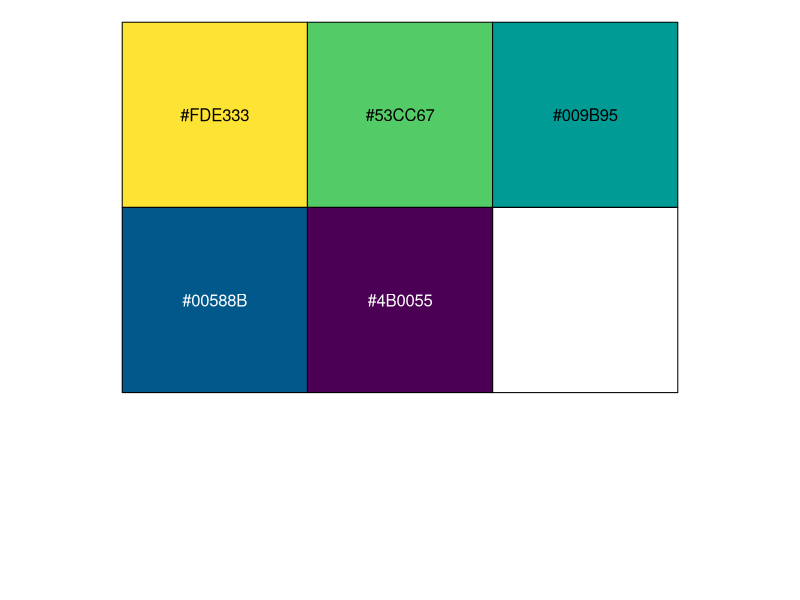
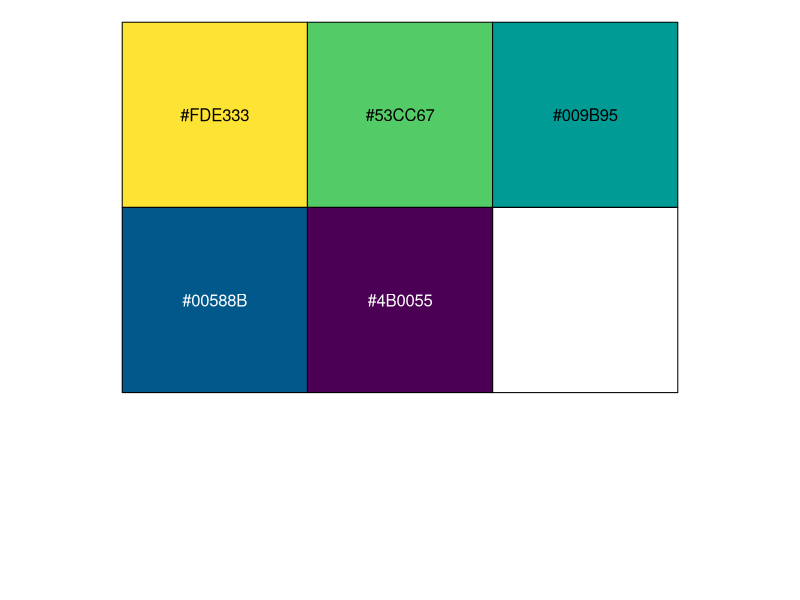
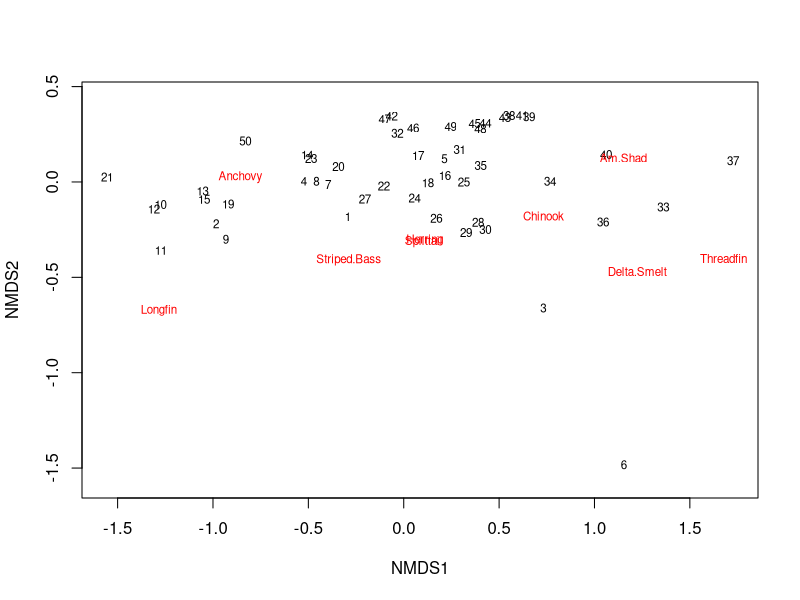
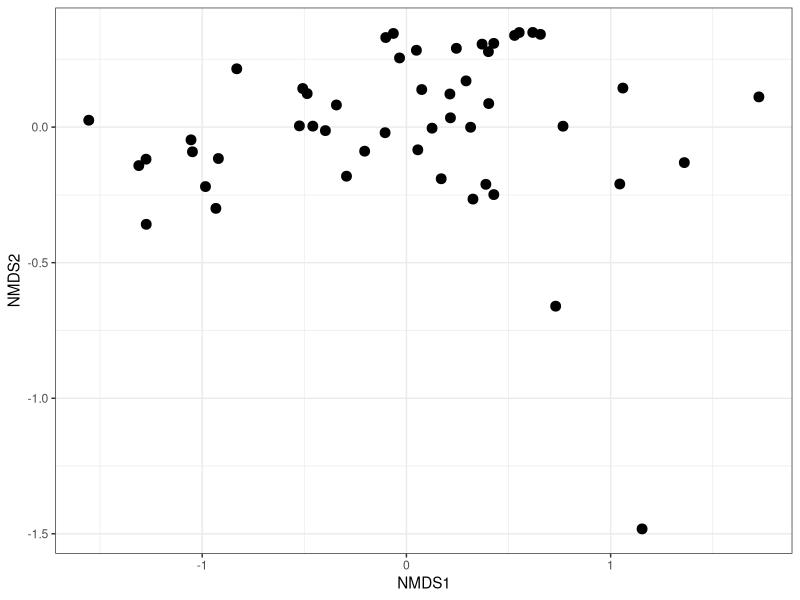
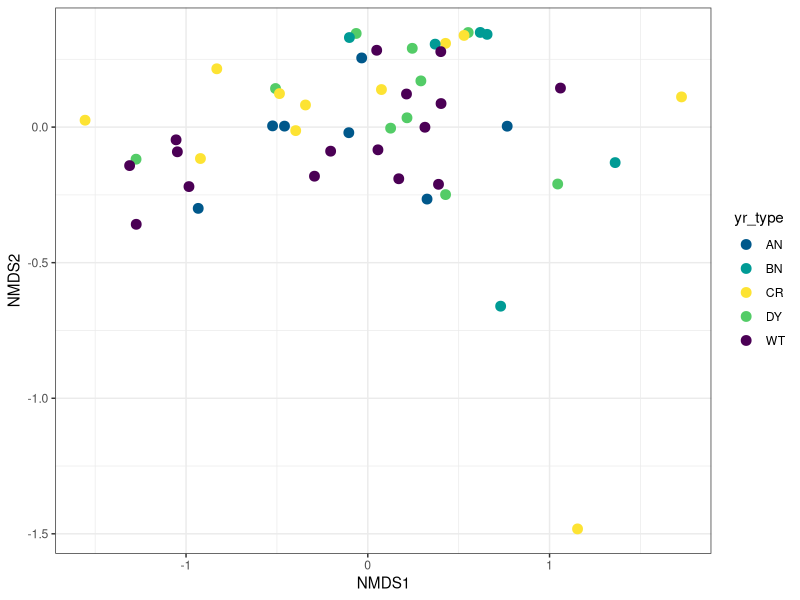
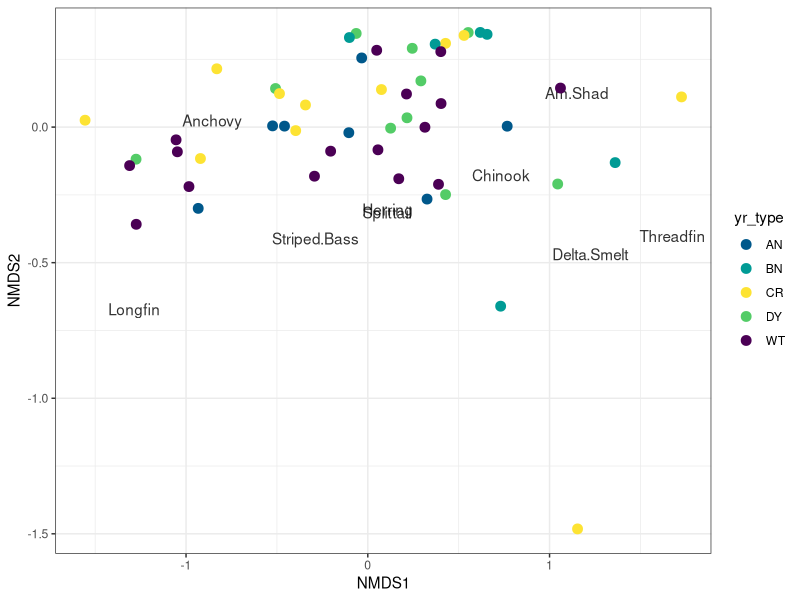
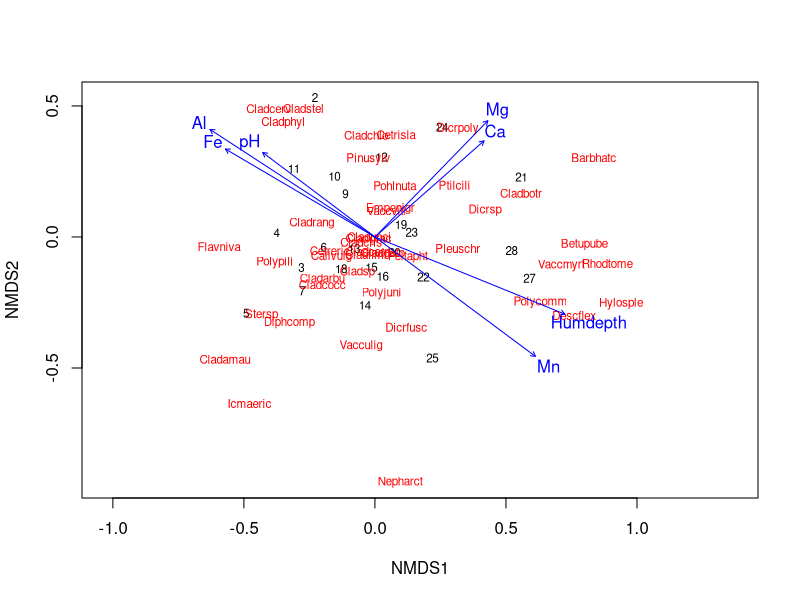

Source code (R) for these figures, in order:
# Pete Nelson, PhD
# Department of Water Resources
# project: drought traits (special studies)
# purpose: analysis of FMWT (fish) data
# created: 2022-09-02
# last modified: 2022-12-06

# get started -----
rm(list= ls()[!(ls() %in% c("fmwt1", "spp_occ",    # indices & freq of occurrence
                            "index_stations",
                            "year_types"))])  # station location

library(tidyverse)
library(readxl)
library(scales)

pal_yrtype <- c("Critical" = "#FDE333", "Dry" = "#53CC67", "Below Normal" = "#009B95","Above Normal" = "#00588B", "Wet" = "#4B0055")
show_col(pal_yrtype)
pal_yrtype2 <- c("CR" = "#FDE333", "DY" = "#53CC67", "BN" = "#009B95","AN" = "#00588B", "WT" = "#4B0055")
show_col(pal_yrtype2)

# if necessary -----
fmwt1 <- read_csv("fish traits/fish_data/fmwt1.csv") # derived from fmwt.R, collapsed striper data
index_stations <- read_csv("fish traits/fish_data/index_stations.csv") # from fmwt.R
spp_occ <- read_csv("fish traits/fish_data/spp_occ.csv")
year_types <- read_excel("fish traits/fish_data/yeartypes.xlsx") %>% select(-...1)

# NMDS ----

library(vegan)

data <- rename(fmwt1,
               c(Am.Shad = american_shad,
                 Chinook = chinook_salmon,
                 Delta.Smelt = delta_smelt,
                 Longfin = longfin_smelt,
                 Anchovy = northern_anchovy,
                 Herring = pacific_herring,
                 Splittail = splittail,
                 Striped.Bass = striped_bass,
                 Threadfin = threadfin_shad)) %>% 
  left_join(year_types, keep = FALSE) %>% 
  select(-c(drought, shortterm, sprNDOI, yr_type)) %>% 
  filter(year >= 1970) %>% 
  filter(year != 1974 & year != 1979)  # remove years 1974 & 1979, no fmwt data

nmds <- metaMDS(data[,2:10], # spp data only
                noshare = T, 
                autotransform = FALSE, 
                trymax = 500)
plot(nmds, type = "t")

## plot with ggplot ----
data.scores <- as.tibble(scores(nmds, "sites"))
data.scores$year <- data$year
data.scores$yr_type <- data$yr_type2

spp.scores <- as.tibble(scores(nmds, "species")) # use vegan scores function to extract spp scores, convert to df
spp.scores$species <- c("Am.Shad", "Chinook", "Delta.Smelt", "Longfin", "Anchovy",
                        "Herring", "Splittail", "Striped.Bass", "Threadfin")
head(spp.scores)  #look at the data

# simple nmds plot of the years 1970-2021
ggplot() +
  geom_point(data = data.scores, 
             aes(x = NMDS1, y = NMDS2),
             size = 3) +
  theme_bw()

# color the points by year type
ggplot() +
  geom_point(data = data.scores, 
             aes(x = NMDS1, y = NMDS2,
                 color = yr_type),
             size = 3) +
  scale_color_manual(values = pal_yrtype2) +
  theme_bw()

# add species
ggplot() +
  geom_text(data = spp.scores, 
            aes(x = NMDS1, y = NMDS2, label = species), 
            alpha = 0.8) +
  geom_point(data = data.scores, 
             aes(x = NMDS1, y = NMDS2,
                 color = yr_type),
             size = 3) +
  scale_color_manual(values = pal_yrtype2) +
  theme_bw()

####
# SCRATCH ####
####
data(varespec) # columns 44: spp; rows 24: sites; data are vegetation cover values
data(varechem) # 24 by 14; soil characteristics of the 24 sites

test <- as_tibble(varespec) %>%
  mutate(sites = factor(rep(c("grassland", "quarry"), each = 12)),
        obs = factor(LETTERS[1:24])) %>% 
  relocate(sites, obs)

ord <- metaMDS(varespec)
plot(ord, type = "t")
## Fit environmental variables
ef <- envfit(ord, varechem)
ef
plot(ef, p.max = 0.05) # show effect of environmental variables on ordination

ord <- metaMDS(test[,3:46])
